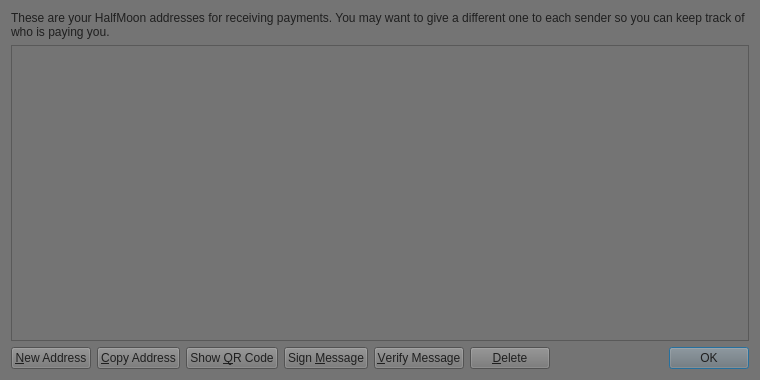
<?xml version="1.0" encoding="UTF-8"?>
<ui version="4.0">
 <class>AddressBookPage</class>
 <widget class="QWidget" name="AddressBookPage">
  <property name="geometry">
   <rect>
    <x>0</x>
    <y>0</y>
    <width>760</width>
    <height>380</height>
   </rect>
  </property>
  <property name="windowTitle">
   <string>Address Book</string>
  </property>
  <property name="styleSheet">
   <string notr="true">background-color: rgb(116, 116, 116);
color: rgb(31, 31, 31);</string>
  </property>
  <layout class="QVBoxLayout" name="verticalLayout">
   <item>
    <widget class="QLabel" name="labelExplanation">
     <property name="text">
      <string>These are your HalfMoon addresses for receiving payments. You may want to give a different one to each sender so you can keep track of who is paying you.</string>
     </property>
     <property name="textFormat">
      <enum>Qt::PlainText</enum>
     </property>
     <property name="wordWrap">
      <bool>true</bool>
     </property>
    </widget>
   </item>
   <item>
    <widget class="QTableView" name="tableView">
     <property name="contextMenuPolicy">
      <enum>Qt::CustomContextMenu</enum>
     </property>
     <property name="toolTip">
      <string>Double-click to edit address or label</string>
     </property>
     <property name="tabKeyNavigation">
      <bool>false</bool>
     </property>
     <property name="alternatingRowColors">
      <bool>true</bool>
     </property>
     <property name="selectionMode">
      <enum>QAbstractItemView::SingleSelection</enum>
     </property>
     <property name="selectionBehavior">
      <enum>QAbstractItemView::SelectRows</enum>
     </property>
     <property name="sortingEnabled">
      <bool>true</bool>
     </property>
     <attribute name="verticalHeaderVisible">
      <bool>false</bool>
     </attribute>
    </widget>
   </item>
   <item>
    <layout class="QHBoxLayout" name="horizontalLayout">
     <item>
      <widget class="QPushButton" name="newAddressButton">
       <property name="toolTip">
        <string>Create a new address</string>
       </property>
       <property name="text">
        <string>&amp;New Address</string>
       </property>
       <property name="icon">
        <iconset resource="../bitcoin.qrc">
         <normaloff>:/icons/add</normaloff>:/icons/add</iconset>
       </property>
      </widget>
     </item>
     <item>
      <widget class="QPushButton" name="copyToClipboard">
       <property name="toolTip">
        <string>Copy the currently selected address to the system clipboard</string>
       </property>
       <property name="text">
        <string>&amp;Copy Address</string>
       </property>
       <property name="icon">
        <iconset resource="../bitcoin.qrc">
         <normaloff>:/icons/editcopy</normaloff>:/icons/editcopy</iconset>
       </property>
      </widget>
     </item>
     <item>
      <widget class="QPushButton" name="showQRCode">
       <property name="text">
        <string>Show &amp;QR Code</string>
       </property>
       <property name="icon">
        <iconset resource="../bitcoin.qrc">
         <normaloff>:/icons/qrcode</normaloff>:/icons/qrcode</iconset>
       </property>
      </widget>
     </item>
     <item>
      <widget class="QPushButton" name="signMessage">
       <property name="toolTip">
        <string>Sign a message to prove you own a HalfMoon address</string>
       </property>
       <property name="text">
        <string>Sign &amp;Message</string>
       </property>
       <property name="icon">
        <iconset resource="../bitcoin.qrc">
         <normaloff>:/icons/edit</normaloff>:/icons/edit</iconset>
       </property>
      </widget>
     </item>
     <item>
      <widget class="QPushButton" name="verifyMessage">
       <property name="toolTip">
        <string>Verify a message to ensure it was signed with a specified HalfMoon address</string>
       </property>
       <property name="text">
        <string>&amp;Verify Message</string>
       </property>
       <property name="icon">
        <iconset resource="../bitcoin.qrc">
         <normaloff>:/icons/transaction_0</normaloff>:/icons/transaction_0</iconset>
       </property>
      </widget>
     </item>
     <item>
      <widget class="QPushButton" name="deleteButton">
       <property name="toolTip">
        <string>Delete the currently selected address from the list</string>
       </property>
       <property name="text">
        <string>&amp;Delete</string>
       </property>
       <property name="icon">
        <iconset resource="../bitcoin.qrc">
         <normaloff>:/icons/remove</normaloff>:/icons/remove</iconset>
       </property>
      </widget>
     </item>
     <item>
      <spacer name="horizontalSpacer">
       <property name="orientation">
        <enum>Qt::Horizontal</enum>
       </property>
       <property name="sizeHint" stdset="0">
        <size>
         <width>40</width>
         <height>20</height>
        </size>
       </property>
      </spacer>
     </item>
     <item>
      <widget class="QDialogButtonBox" name="buttonBox">
       <property name="sizePolicy">
        <sizepolicy hsizetype="Maximum" vsizetype="Fixed">
         <horstretch>0</horstretch>
         <verstretch>0</verstretch>
        </sizepolicy>
       </property>
       <property name="standardButtons">
        <set>QDialogButtonBox::Ok</set>
       </property>
      </widget>
     </item>
    </layout>
   </item>
  </layout>
 </widget>
 <resources>
  <include location="../bitcoin.qrc"/>
 </resources>
 <connections/>
</ui>
